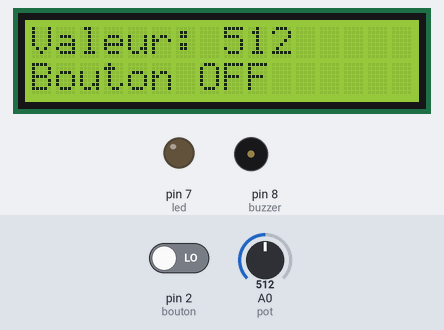
A sketch run on a simulated Arduino Uno, built with avr-gcc and run on an emulated ATmega328P. Shown: 16×2 character LCD, output pins drawn as LEDs (lit = HIGH), buzzer (waves = sounding). The inputs (shaded band) are chosen by the test bench; at power-on: pin 2 (bouton) LOW, A0 (pot) = 512.

Above: at 3.2 s.
3.3 s: pin 2 (bouton) driven HIGH
At 4.5 s:
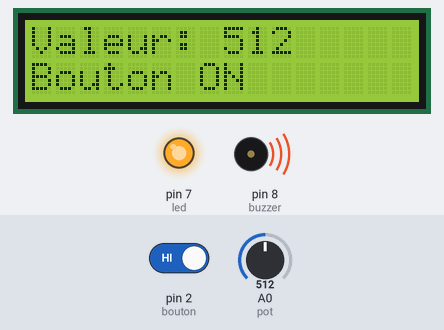
4.9 s: A0 (pot) set to 716
At 5.7 s:
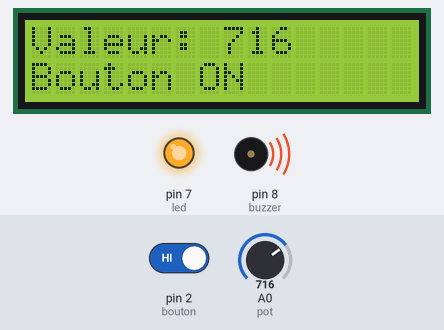
6.5 s: A0 (pot) set to 900
At 6.9 s:
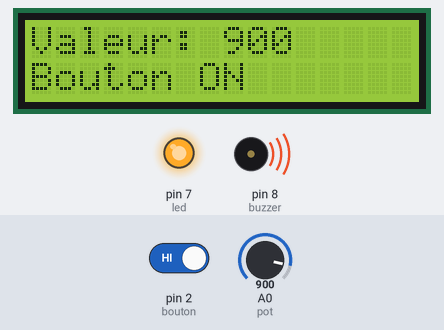
8.0 s: pin 2 (bouton) driven LOW
At 9.3 s:
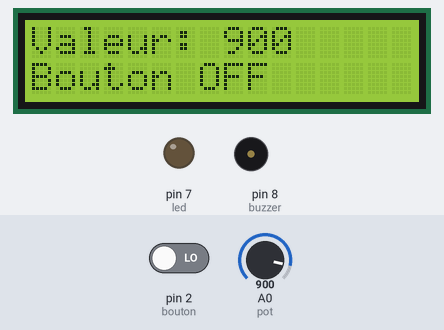
9.6 s: A0 (pot) set to 1023
At 10.6 s:
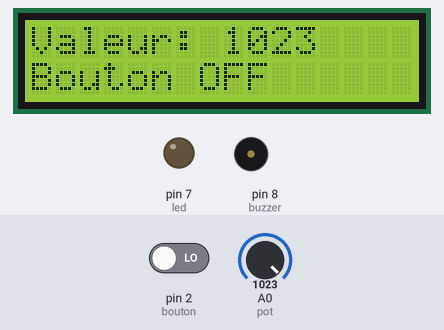
Timing chart, 0 to 12.2 s (numbered marks = the images above; inputs shaded):
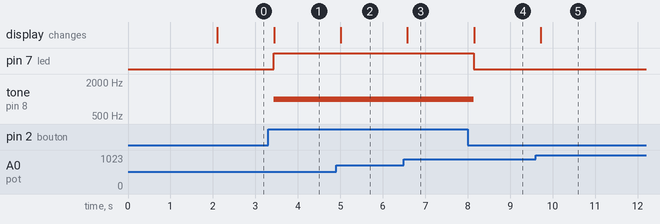

Measured:
- after the input at 3.3 s, pin 7 (led): LOW → HIGH after 0.14 s; tone on pin 8 (buzzer): silent → 1000 Hz after 0.14 s; the display: changes after 0.15 s (image 1)
- after the input at 4.9 s, the display: changes after 0.11 s (image 2)
- after the input at 6.5 s, the display: changes after 0.08 s (image 3)
- after the input at 8.0 s, pin 7 (led): HIGH → LOW after 0.14 s; tone on pin 8 (buzzer): 1000 Hz → silent after 0.14 s; the display: changes after 0.15 s (image 4)
- after the input at 9.6 s, the display: changes after 0.12 s (image 5)

The sketch:

main.ino
```cpp
#include <Wire.h>
#include <LiquidCrystal_I2C.h>

// Adresse LCD (souvent 0x27)
LiquidCrystal_I2C lcd(0x27, 16, 2);

// Déclaration des pins
int led = 7;
int buzzer = 8;
int bouton = 2;
int pot = A0;

int etatBouton = 0;
int valeurPot = 0;

void setup()
{
  pinMode(led, OUTPUT);
  pinMode(buzzer, OUTPUT);
  pinMode(bouton, INPUT);

  lcd.init();
  lcd.backlight();

  lcd.setCursor(0,0);
  lcd.print("Systeme Pret");
  delay(2000);
  lcd.clear();
}

void loop()
{
  // lire le potentiometre
  valeurPot = analogRead(pot);

  // lire bouton
  etatBouton = digitalRead(bouton);

  // afficher sur LCD
  lcd.setCursor(0,0);
  lcd.print("Valeur: ");
  lcd.print(valeurPot);
  lcd.print("   ");

  // si bouton appuye
  if(etatBouton == HIGH)
  {
    digitalWrite(led, HIGH);
    tone(buzzer, 1000);

    lcd.setCursor(0,1);
    lcd.print("Bouton ON ");
  }
  else
  {
    digitalWrite(led, LOW);
    noTone(buzzer);

    lcd.setCursor(0,1);
    lcd.print("Bouton OFF");
  }

  delay(200);
}
```
